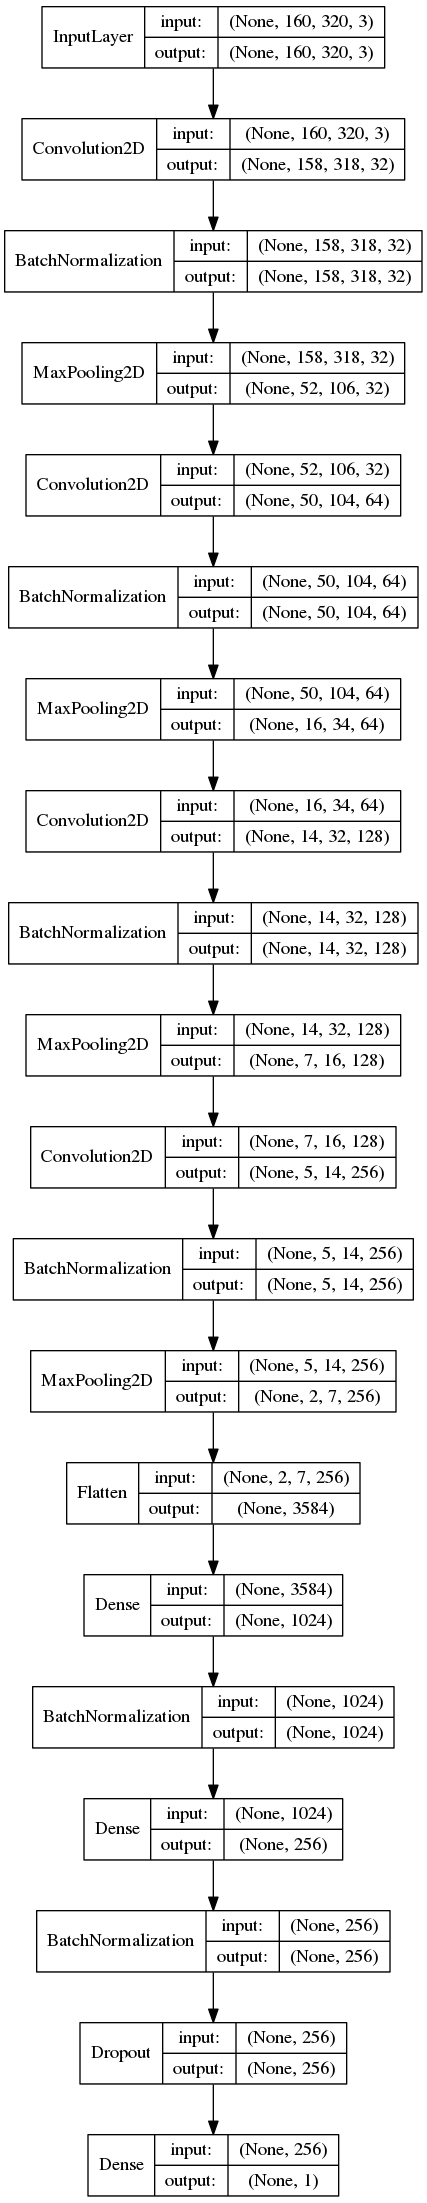

The script that drew this image:
import csv
import os
import time

import matplotlib.image as mpimg
import matplotlib.pyplot as plt
import numpy as np
from keras import backend as kb
from keras.callbacks import EarlyStopping
from keras.layers import Dense, Conv2D, MaxPooling2D, Flatten, Dropout, BatchNormalization
from keras.models import Sequential
from keras.utils.visualize_util import plot

import grid
from dataset import dataset_provider, Dataset


# Reads driving log and loads center image + steering angle
def read_log_file(file_path):
    xs = []
    ys = []
    with open(file_path) as csvfile:
        reader = csv.reader(csvfile)
        for row in reader:
            img_path = row[0]

            if not os.path.isfile(img_path):
                continue

            steering_angle = float(row[3])

            img = mpimg.imread(img_path)
            xs.append(img_path)
            ys.append(steering_angle)

    xs = np.array(xs)
    ys = np.array(ys)

    return xs, ys


def load_dataset():
    # Train set and validation set both were created manually
    # and held separately
    X_train, y_train = read_log_file("train/driving_log.csv")
    X_valid, y_valid = read_log_file("validation/driving_log.csv")

    return Dataset(X_train, y_train, X_valid, y_valid, [], [])


dataset_provider.initialize(load_dataset())


def save_model(model, dataset_name, name):
    json = model.to_json()
    with open(name + ".json", "w") as file:
        file.write(json)

    model.save_weights(name + ".h5")
    with open(name + ".cfg", "w") as cfg:
        cfg.write(dataset_name)


# Defines AlexNet-like network
# With 4 Convolution layers (Conv2d -> relu -> BN -> MaxPool)
# And 3 Fully-connected layers
def alexnet(input_shape, dropout, use_bn):
    model = Sequential()

    model.add(Conv2D(32, 3, 3, activation="relu", input_shape=input_shape))
    if use_bn:
        model.add(BatchNormalization())
    model.add(MaxPooling2D(pool_size=(3, 3)))

    model.add(Conv2D(64, 3, 3, activation="relu"))
    if use_bn:
        model.add(BatchNormalization())
    model.add(MaxPooling2D(pool_size=(3, 3)))

    model.add(Conv2D(128, 3, 3, activation="relu"))
    if use_bn:
        model.add(BatchNormalization())
    model.add(MaxPooling2D())

    model.add(Conv2D(256, 3, 3, activation="relu"))
    if use_bn:
        model.add(BatchNormalization())
    model.add(MaxPooling2D())

    model.add(Flatten())

    model.add(Dense(1024, activation="relu"))
    if use_bn:
        model.add(BatchNormalization())

    model.add(Dense(256, activation="relu"))
    if use_bn:
        model.add(BatchNormalization())

    model.add(Dropout(dropout))

    model.add(Dense(1))

    return model


models = {"alexnet": alexnet}

grid_manager = grid.GridManager("history.p")
grid_manager.add("lr", [None, 0.0001, 0.01, 0.00001])
grid_manager.add("model", ["alexnet"])
grid_manager.add("dropout", [0.5, 0.3, 0.7, 0.65, 0.75, 0.0])
grid_manager.add("bn", [True, False])
grid_manager.add("dataset", ["norm_rgb", "original", "hsv", ])


def image_loader(input):
    img_path = input[0]
    steering_angle = input[1]
    img = mpimg.imread(img_path)
    return img, steering_angle


new_nodes = grid_manager.get_new_nodes()
for i in range(len(new_nodes)):
    node = new_nodes[i]

    print("{0}/{1}".format(i + 1, len(new_nodes)))
    print(node)

    lr = node["lr"]
    dropout = node["dropout"]
    bn = node["bn"]
    dataset_name = node["dataset"]
    net = models[node["model"]]

    dataset_shape = dataset_provider.get_shape(dataset_name)

    model = net(dataset_shape, dropout, bn)

    model.compile(loss='mse',
                  optimizer='adam',
                  lr=lr)

    t0 = time.time()

    train_size = dataset_provider.get_train_size()
    val_size = dataset_provider.get_val_size()

    es = EarlyStopping(patience=3, min_delta=30.0 / train_size)

    batch_size = 10
    train_generator = dataset_provider.get_train_generator(dataset_name, batch_size)
    valid_generator = dataset_provider.get_valid_generator(dataset_name, batch_size)

    history = model.fit_generator(train_generator, samples_per_epoch=train_size, callbacks=[es],
                                  nb_epoch=30, validation_data=valid_generator, nb_val_samples=val_size,
                                  verbose=0)

    elapsed_time = time.time() - t0

    result = {}

    val_loss = history.history["val_loss"][-1]
    result["elapsed_time"] = elapsed_time
    result["val_loss_history"] = history.history["val_loss"]
    result["loss_history"] = history.history["loss"]
    result["val_loss"] = val_loss

    print("val_loss", val_loss)
    print("elapsed time:", elapsed_time)
    print()

    if val_loss < grid_manager.get_best_result_value():
        best_val_loss = val_loss
        save_model(model, dataset_name, "model")
        plot(model, to_file='model.png', show_layer_names=False, show_shapes=True)

    grid_manager.submit(val_loss, node, result)

    # Clear session to avoid OOM in very big grids
    kb.clear_session()

top = sorted(grid_manager.get_results(), key=lambda r: r[1]["val_loss"])[:5]
handles = []
for i in range(len(top)):
    node = top[i][0]
    result = top[i][1]
    label = "Model {0}".format(i)
    h = plt.plot(result["val_loss_history"], label=label)
    handles.append(h[0])
    print("{0} = {1}".format(label, node))
    print("val_loss: {0}, elapsed: {1}, epochs: {2}".format(result["val_loss"], result["elapsed_time"],
                                                            len(result["val_loss_history"])))
    print()

plt.legend(handles=handles)
plt.ylabel("val_loss")
plt.ylabel("epoch")
plt.show()
